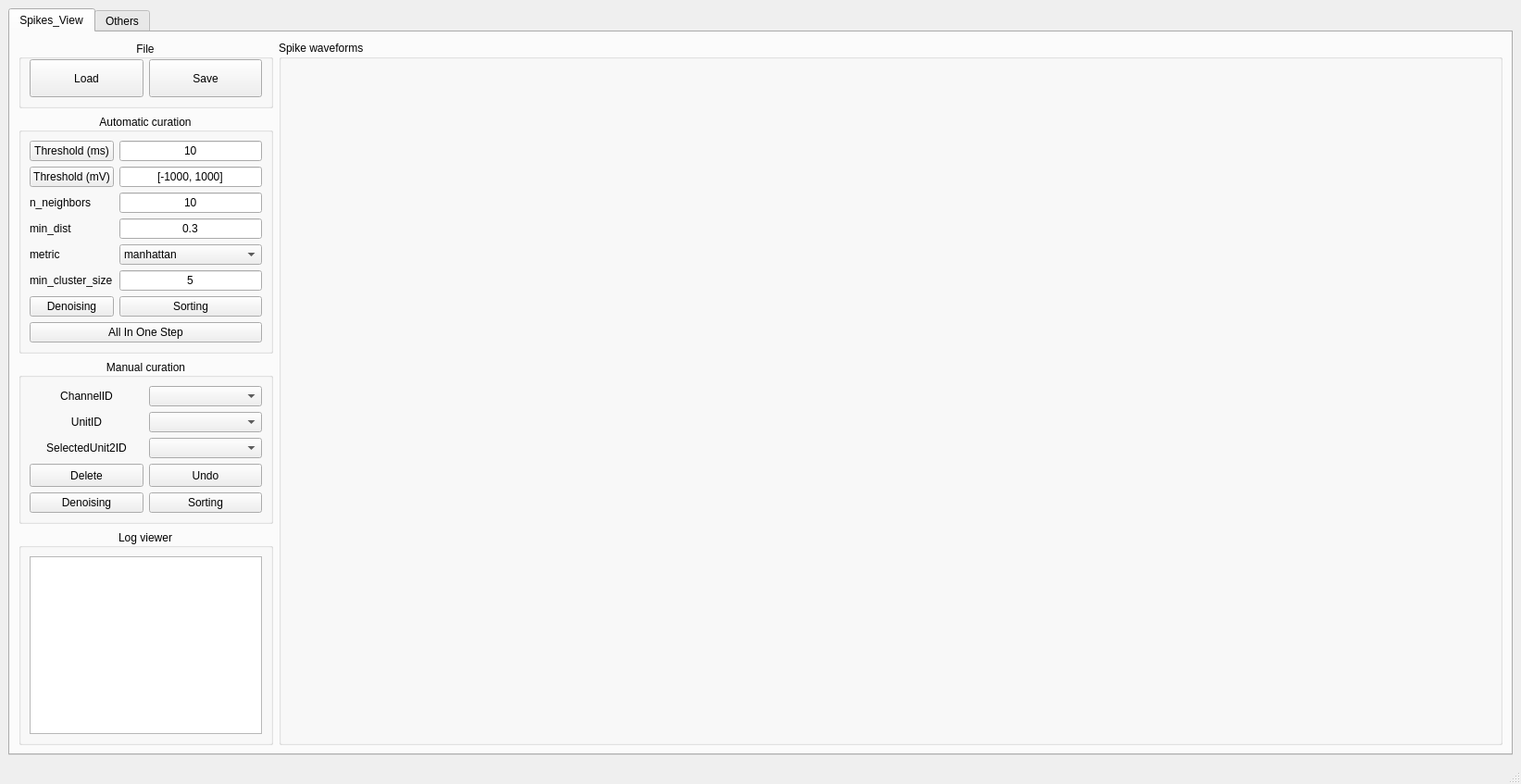
<?xml version="1.0" encoding="UTF-8"?>
<ui version="4.0">
 <class>MainWindows</class>
 <widget class="QMainWindow" name="MainWindows">
  <property name="geometry">
   <rect>
    <x>0</x>
    <y>0</y>
    <width>1643</width>
    <height>847</height>
   </rect>
  </property>
  <property name="minimumSize">
   <size>
    <width>1280</width>
    <height>800</height>
   </size>
  </property>
  <property name="windowTitle">
   <string>PySorter</string>
  </property>
  <property name="styleSheet">
   <string notr="true"/>
  </property>
  <property name="iconSize">
   <size>
    <width>24</width>
    <height>24</height>
   </size>
  </property>
  <widget class="QWidget" name="centralwidget">
   <layout class="QHBoxLayout" name="horizontalLayout_6">
    <item>
     <widget class="QTabWidget" name="windows_tabWidget">
      <property name="currentIndex">
       <number>0</number>
      </property>
      <widget class="QWidget" name="principal_tab">
       <attribute name="title">
        <string>Spikes_View</string>
       </attribute>
       <layout class="QHBoxLayout" name="horizontalLayout_10">
        <item>
         <layout class="QVBoxLayout" name="verticalLayout">
          <item>
           <widget class="QGroupBox" name="external_groupBox">
            <property name="minimumSize">
             <size>
              <width>0</width>
              <height>0</height>
             </size>
            </property>
            <property name="maximumSize">
             <size>
              <width>275</width>
              <height>75</height>
             </size>
            </property>
            <property name="title">
             <string>File</string>
            </property>
            <property name="alignment">
             <set>Qt::AlignCenter</set>
            </property>
            <layout class="QHBoxLayout" name="horizontalLayout_4">
             <property name="topMargin">
              <number>0</number>
             </property>
             <item>
              <widget class="QPushButton" name="btn_load">
               <property name="sizePolicy">
                <sizepolicy hsizetype="Preferred" vsizetype="Preferred">
                 <horstretch>0</horstretch>
                 <verstretch>0</verstretch>
                </sizepolicy>
               </property>
               <property name="minimumSize">
                <size>
                 <width>0</width>
                 <height>0</height>
                </size>
               </property>
               <property name="maximumSize">
                <size>
                 <width>16777215</width>
                 <height>16777215</height>
                </size>
               </property>
               <property name="text">
                <string>Load</string>
               </property>
              </widget>
             </item>
             <item>
              <widget class="QPushButton" name="btn_save">
               <property name="sizePolicy">
                <sizepolicy hsizetype="Preferred" vsizetype="Preferred">
                 <horstretch>0</horstretch>
                 <verstretch>0</verstretch>
                </sizepolicy>
               </property>
               <property name="minimumSize">
                <size>
                 <width>0</width>
                 <height>0</height>
                </size>
               </property>
               <property name="maximumSize">
                <size>
                 <width>16777215</width>
                 <height>16777215</height>
                </size>
               </property>
               <property name="text">
                <string>Save</string>
               </property>
              </widget>
             </item>
            </layout>
           </widget>
          </item>
          <item>
           <widget class="QGroupBox" name="groupBox_3">
            <property name="maximumSize">
             <size>
              <width>275</width>
              <height>16777215</height>
             </size>
            </property>
            <property name="title">
             <string>Automatic curation</string>
            </property>
            <property name="alignment">
             <set>Qt::AlignCenter</set>
            </property>
            <layout class="QGridLayout" name="gridLayout_2">
             <item row="4" column="1">
              <widget class="QLineEdit" name="n_neighbors_edit">
               <property name="maximumSize">
                <size>
                 <width>16777215</width>
                 <height>16777215</height>
                </size>
               </property>
               <property name="text">
                <string>10</string>
               </property>
               <property name="alignment">
                <set>Qt::AlignCenter</set>
               </property>
              </widget>
             </item>
             <item row="7" column="1">
              <widget class="QLineEdit" name="min_cluster_size_edit">
               <property name="maximumSize">
                <size>
                 <width>16777215</width>
                 <height>16777215</height>
                </size>
               </property>
               <property name="text">
                <string>5</string>
               </property>
               <property name="alignment">
                <set>Qt::AlignCenter</set>
               </property>
              </widget>
             </item>
             <item row="0" column="0">
              <widget class="QPushButton" name="temporal_threshold_btn">
               <property name="text">
                <string>Threshold (ms)</string>
               </property>
              </widget>
             </item>
             <item row="1" column="1">
              <widget class="QLineEdit" name="AmplitudeThreshold_Edit">
               <property name="sizePolicy">
                <sizepolicy hsizetype="Preferred" vsizetype="Preferred">
                 <horstretch>0</horstretch>
                 <verstretch>0</verstretch>
                </sizepolicy>
               </property>
               <property name="text">
                <string>[-1000, 1000]</string>
               </property>
               <property name="alignment">
                <set>Qt::AlignCenter</set>
               </property>
              </widget>
             </item>
             <item row="5" column="1">
              <widget class="QLineEdit" name="min_dist_edit">
               <property name="maximumSize">
                <size>
                 <width>16777215</width>
                 <height>16777215</height>
                </size>
               </property>
               <property name="text">
                <string>0.3</string>
               </property>
               <property name="alignment">
                <set>Qt::AlignCenter</set>
               </property>
              </widget>
             </item>
             <item row="5" column="0">
              <widget class="QLabel" name="label_5">
               <property name="text">
                <string>min_dist</string>
               </property>
              </widget>
             </item>
             <item row="8" column="0">
              <widget class="QPushButton" name="all_denoising_btn">
               <property name="maximumSize">
                <size>
                 <width>16777215</width>
                 <height>16777215</height>
                </size>
               </property>
               <property name="text">
                <string>Denoising</string>
               </property>
              </widget>
             </item>
             <item row="4" column="0">
              <widget class="QLabel" name="label_4">
               <property name="text">
                <string>n_neighbors</string>
               </property>
              </widget>
             </item>
             <item row="8" column="1">
              <widget class="QPushButton" name="all_sorting_btn">
               <property name="text">
                <string>Sorting</string>
               </property>
              </widget>
             </item>
             <item row="0" column="1">
              <widget class="QLineEdit" name="TemporalThreshold_Edit">
               <property name="text">
                <string>10</string>
               </property>
               <property name="alignment">
                <set>Qt::AlignCenter</set>
               </property>
              </widget>
             </item>
             <item row="6" column="1">
              <widget class="QComboBox" name="metric_comboBox">
               <property name="maximumSize">
                <size>
                 <width>16777215</width>
                 <height>16777215</height>
                </size>
               </property>
               <property name="sizeAdjustPolicy">
                <enum>QComboBox::AdjustToContents</enum>
               </property>
               <item>
                <property name="text">
                 <string>manhattan</string>
                </property>
               </item>
              </widget>
             </item>
             <item row="1" column="0">
              <widget class="QPushButton" name="amplitude_threshold_btn">
               <property name="sizePolicy">
                <sizepolicy hsizetype="Preferred" vsizetype="Preferred">
                 <horstretch>0</horstretch>
                 <verstretch>0</verstretch>
                </sizepolicy>
               </property>
               <property name="text">
                <string>Threshold (mV)</string>
               </property>
              </widget>
             </item>
             <item row="6" column="0">
              <widget class="QLabel" name="label_6">
               <property name="text">
                <string>metric</string>
               </property>
              </widget>
             </item>
             <item row="7" column="0">
              <widget class="QLabel" name="label_7">
               <property name="text">
                <string>min_cluster_size</string>
               </property>
              </widget>
             </item>
             <item row="9" column="0" colspan="2">
              <widget class="QPushButton" name="all_in_btn">
               <property name="text">
                <string>All In One Step</string>
               </property>
              </widget>
             </item>
            </layout>
           </widget>
          </item>
          <item>
           <widget class="QGroupBox" name="connect_groupBox">
            <property name="minimumSize">
             <size>
              <width>0</width>
              <height>0</height>
             </size>
            </property>
            <property name="maximumSize">
             <size>
              <width>275</width>
              <height>300</height>
             </size>
            </property>
            <property name="title">
             <string>Manual curation</string>
            </property>
            <property name="alignment">
             <set>Qt::AlignCenter</set>
            </property>
            <layout class="QGridLayout" name="gridLayout">
             <item row="0" column="0">
              <widget class="QLabel" name="label_2">
               <property name="text">
                <string>ChannelID</string>
               </property>
               <property name="alignment">
                <set>Qt::AlignCenter</set>
               </property>
              </widget>
             </item>
             <item row="0" column="1">
              <widget class="QComboBox" name="channel_comboBox">
               <property name="sizePolicy">
                <sizepolicy hsizetype="Preferred" vsizetype="Preferred">
                 <horstretch>0</horstretch>
                 <verstretch>0</verstretch>
                </sizepolicy>
               </property>
               <property name="maximumSize">
                <size>
                 <width>16777215</width>
                 <height>16777215</height>
                </size>
               </property>
              </widget>
             </item>
             <item row="1" column="0">
              <widget class="QLabel" name="label_3">
               <property name="text">
                <string>UnitID</string>
               </property>
               <property name="alignment">
                <set>Qt::AlignCenter</set>
               </property>
              </widget>
             </item>
             <item row="1" column="1">
              <widget class="QComboBox" name="unit_comboBox">
               <property name="sizePolicy">
                <sizepolicy hsizetype="Preferred" vsizetype="Preferred">
                 <horstretch>0</horstretch>
                 <verstretch>0</verstretch>
                </sizepolicy>
               </property>
               <property name="maximumSize">
                <size>
                 <width>16777215</width>
                 <height>16777215</height>
                </size>
               </property>
              </widget>
             </item>
             <item row="2" column="0">
              <widget class="QLabel" name="label">
               <property name="maximumSize">
                <size>
                 <width>16777215</width>
                 <height>16777215</height>
                </size>
               </property>
               <property name="text">
                <string>SelectedUnit2ID</string>
               </property>
               <property name="alignment">
                <set>Qt::AlignCenter</set>
               </property>
              </widget>
             </item>
             <item row="2" column="1">
              <widget class="QComboBox" name="U2ID_comboBox">
               <property name="sizePolicy">
                <sizepolicy hsizetype="Preferred" vsizetype="Preferred">
                 <horstretch>0</horstretch>
                 <verstretch>0</verstretch>
                </sizepolicy>
               </property>
               <property name="maximumSize">
                <size>
                 <width>16777215</width>
                 <height>16777215</height>
                </size>
               </property>
              </widget>
             </item>
             <item row="5" column="0">
              <widget class="QPushButton" name="delete_btn">
               <property name="sizePolicy">
                <sizepolicy hsizetype="Preferred" vsizetype="Preferred">
                 <horstretch>0</horstretch>
                 <verstretch>0</verstretch>
                </sizepolicy>
               </property>
               <property name="minimumSize">
                <size>
                 <width>0</width>
                 <height>0</height>
                </size>
               </property>
               <property name="maximumSize">
                <size>
                 <width>16777215</width>
                 <height>16777215</height>
                </size>
               </property>
               <property name="text">
                <string>Delete</string>
               </property>
              </widget>
             </item>
             <item row="5" column="1">
              <widget class="QPushButton" name="undo_btn">
               <property name="sizePolicy">
                <sizepolicy hsizetype="Preferred" vsizetype="Preferred">
                 <horstretch>0</horstretch>
                 <verstretch>0</verstretch>
                </sizepolicy>
               </property>
               <property name="minimumSize">
                <size>
                 <width>0</width>
                 <height>25</height>
                </size>
               </property>
               <property name="maximumSize">
                <size>
                 <width>16777215</width>
                 <height>16777215</height>
                </size>
               </property>
               <property name="text">
                <string>Undo</string>
               </property>
              </widget>
             </item>
             <item row="6" column="0">
              <widget class="QPushButton" name="denoising_btn">
               <property name="sizePolicy">
                <sizepolicy hsizetype="Preferred" vsizetype="Preferred">
                 <horstretch>0</horstretch>
                 <verstretch>0</verstretch>
                </sizepolicy>
               </property>
               <property name="minimumSize">
                <size>
                 <width>0</width>
                 <height>0</height>
                </size>
               </property>
               <property name="maximumSize">
                <size>
                 <width>16777215</width>
                 <height>16777215</height>
                </size>
               </property>
               <property name="text">
                <string>Denoising</string>
               </property>
              </widget>
             </item>
             <item row="6" column="1">
              <widget class="QPushButton" name="sorting_btn">
               <property name="sizePolicy">
                <sizepolicy hsizetype="Preferred" vsizetype="Preferred">
                 <horstretch>0</horstretch>
                 <verstretch>0</verstretch>
                </sizepolicy>
               </property>
               <property name="minimumSize">
                <size>
                 <width>0</width>
                 <height>0</height>
                </size>
               </property>
               <property name="maximumSize">
                <size>
                 <width>16777215</width>
                 <height>16777215</height>
                </size>
               </property>
               <property name="text">
                <string>Sorting</string>
               </property>
              </widget>
             </item>
            </layout>
           </widget>
          </item>
          <item>
           <widget class="QGroupBox" name="log_groupBox">
            <property name="minimumSize">
             <size>
              <width>0</width>
              <height>0</height>
             </size>
            </property>
            <property name="maximumSize">
             <size>
              <width>275</width>
              <height>16777215</height>
             </size>
            </property>
            <property name="title">
             <string>Log viewer</string>
            </property>
            <property name="alignment">
             <set>Qt::AlignCenter</set>
            </property>
            <layout class="QHBoxLayout" name="horizontalLayout_9">
             <item>
              <widget class="QPlainTextEdit" name="logger">
               <property name="sizePolicy">
                <sizepolicy hsizetype="Preferred" vsizetype="Preferred">
                 <horstretch>0</horstretch>
                 <verstretch>0</verstretch>
                </sizepolicy>
               </property>
               <property name="readOnly">
                <bool>true</bool>
               </property>
               <property name="textInteractionFlags">
                <set>Qt::NoTextInteraction</set>
               </property>
              </widget>
             </item>
            </layout>
           </widget>
          </item>
         </layout>
        </item>
        <item>
         <widget class="QGroupBox" name="signals_groupBox">
          <property name="title">
           <string>Spike waveforms</string>
          </property>
          <layout class="QHBoxLayout" name="horizontalLayout_8">
           <property name="spacing">
            <number>6</number>
           </property>
           <property name="leftMargin">
            <number>6</number>
           </property>
           <property name="topMargin">
            <number>6</number>
           </property>
           <property name="rightMargin">
            <number>6</number>
           </property>
           <property name="bottomMargin">
            <number>6</number>
           </property>
           <item>
            <widget class="MplWidget" name="MplWidget" native="true"/>
           </item>
          </layout>
         </widget>
        </item>
       </layout>
      </widget>
      <widget class="QWidget" name="others_tab">
       <property name="layoutDirection">
        <enum>Qt::LeftToRight</enum>
       </property>
       <attribute name="title">
        <string>Others</string>
       </attribute>
       <layout class="QHBoxLayout" name="horizontalLayout_12">
        <item>
         <widget class="QGroupBox" name="groupBox">
          <property name="maximumSize">
           <size>
            <width>300</width>
            <height>16777215</height>
           </size>
          </property>
          <property name="title">
           <string>CUSTOM SCRIPTS</string>
          </property>
          <layout class="QVBoxLayout" name="verticalLayout_2">
           <item>
            <layout class="QHBoxLayout" name="horizontalLayout_11">
             <item>
              <widget class="QPushButton" name="btn_save_changes">
               <property name="sizePolicy">
                <sizepolicy hsizetype="Preferred" vsizetype="Preferred">
                 <horstretch>0</horstretch>
                 <verstretch>0</verstretch>
                </sizepolicy>
               </property>
               <property name="maximumSize">
                <size>
                 <width>16777215</width>
                 <height>50</height>
                </size>
               </property>
               <property name="text">
                <string>SAVE CHANGES</string>
               </property>
              </widget>
             </item>
             <item>
              <widget class="QPushButton" name="btn_run">
               <property name="sizePolicy">
                <sizepolicy hsizetype="Preferred" vsizetype="Preferred">
                 <horstretch>0</horstretch>
                 <verstretch>0</verstretch>
                </sizepolicy>
               </property>
               <property name="maximumSize">
                <size>
                 <width>16777215</width>
                 <height>50</height>
                </size>
               </property>
               <property name="text">
                <string>RUN SCRIPT</string>
               </property>
              </widget>
             </item>
            </layout>
           </item>
           <item>
            <widget class="QListWidget" name="listWidget_3">
             <property name="sizePolicy">
              <sizepolicy hsizetype="Preferred" vsizetype="Preferred">
               <horstretch>0</horstretch>
               <verstretch>0</verstretch>
              </sizepolicy>
             </property>
            </widget>
           </item>
          </layout>
         </widget>
        </item>
        <item>
         <widget class="QGroupBox" name="groupBox_2">
          <property name="title">
           <string>PYTHON RAW CODE</string>
          </property>
          <layout class="QHBoxLayout" name="horizontalLayout_7">
           <item>
            <widget class="QPlainTextEdit" name="RawCode"/>
           </item>
          </layout>
         </widget>
        </item>
       </layout>
      </widget>
     </widget>
    </item>
   </layout>
  </widget>
  <widget class="QMenuBar" name="menubar">
   <property name="geometry">
    <rect>
     <x>0</x>
     <y>0</y>
     <width>1643</width>
     <height>32</height>
    </rect>
   </property>
  </widget>
  <widget class="QStatusBar" name="statusbar"/>
 </widget>
 <customwidgets>
  <customwidget>
   <class>MplWidget</class>
   <extends>QWidget</extends>
   <header>QTDesigner.mplwidget.h</header>
   <container>1</container>
  </customwidget>
 </customwidgets>
 <resources/>
 <connections/>
</ui>
